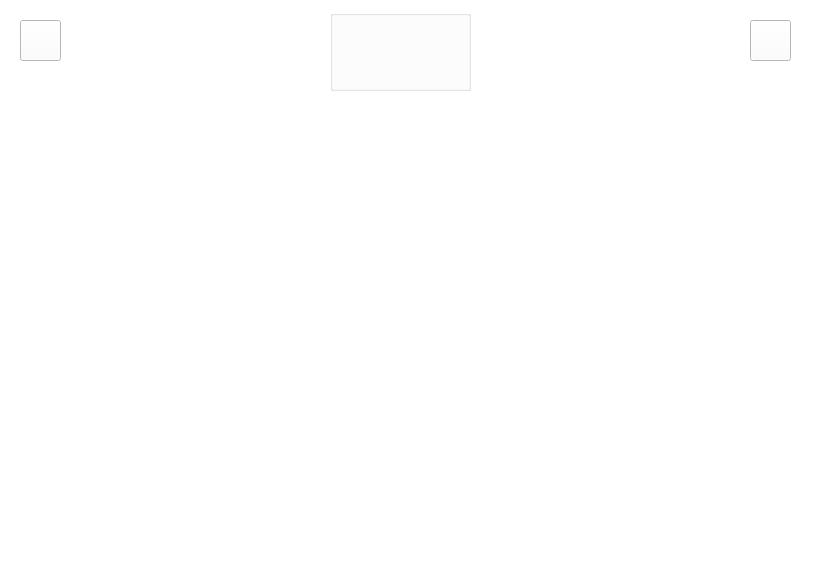
<?xml version="1.0" encoding="UTF-8"?>
<ui version="4.0">
 <class>MainWindow</class>
 <widget class="QMainWindow" name="MainWindow">
  <property name="geometry">
   <rect>
    <x>0</x>
    <y>0</y>
    <width>819</width>
    <height>582</height>
   </rect>
  </property>
  <property name="windowTitle">
   <string>MainWindow</string>
  </property>
  <property name="styleSheet">
   <string notr="true">
background-color: rgb(255, 255, 255);</string>
  </property>
  <widget class="QWidget" name="centralwidget">
   <widget class="QPushButton" name="menubutton">
    <property name="geometry">
     <rect>
      <x>20</x>
      <y>20</y>
      <width>41</width>
      <height>41</height>
     </rect>
    </property>
    <property name="styleSheet">
     <string notr="true">background-image:url('C:/Users/USER/Desktop/CUI/menu.jpeg')</string>
    </property>
    <property name="text">
     <string/>
    </property>
   </widget>
   <widget class="QPushButton" name="profilebutton">
    <property name="geometry">
     <rect>
      <x>750</x>
      <y>20</y>
      <width>41</width>
      <height>41</height>
     </rect>
    </property>
    <property name="styleSheet">
     <string notr="true">background-image:url('C:/Users/USER/Desktop/CUI/c1.png')</string>
    </property>
    <property name="text">
     <string/>
    </property>
   </widget>
   <widget class="QWidget" name="widget" native="true">
    <property name="geometry">
     <rect>
      <x>20</x>
      <y>100</y>
      <width>781</width>
      <height>401</height>
     </rect>
    </property>
    <property name="styleSheet">
     <string notr="true">background-image:url('C:/Users/A450L/Downloads/aesthatic ui db/cp3.png')</string>
    </property>
    <widget class="QLabel" name="label">
     <property name="geometry">
      <rect>
       <x>0</x>
       <y>0</y>
       <width>781</width>
       <height>401</height>
      </rect>
     </property>
     <property name="styleSheet">
      <string notr="true">font: 75 48pt &quot;Bodoni MT&quot;;
color: rgb(255, 255, 255);
background-image:url('C:/Users/USER/Desktop/CUI/main.jpeg')</string>
     </property>
     <property name="text">
      <string>                       NEW ARRIVALS</string>
     </property>
    </widget>
   </widget>
   <widget class="QGroupBox" name="groupBox">
    <property name="geometry">
     <rect>
      <x>330</x>
      <y>10</y>
      <width>141</width>
      <height>81</height>
     </rect>
    </property>
    <property name="styleSheet">
     <string notr="true">background-image:url('C:/Users/USER/Desktop/CUI/logo.jpeg')</string>
    </property>
    <property name="title">
     <string/>
    </property>
   </widget>
  </widget>
  <widget class="QMenuBar" name="menubar">
   <property name="geometry">
    <rect>
     <x>0</x>
     <y>0</y>
     <width>819</width>
     <height>26</height>
    </rect>
   </property>
  </widget>
  <widget class="QStatusBar" name="statusbar"/>
 </widget>
 <resources/>
 <connections/>
</ui>
